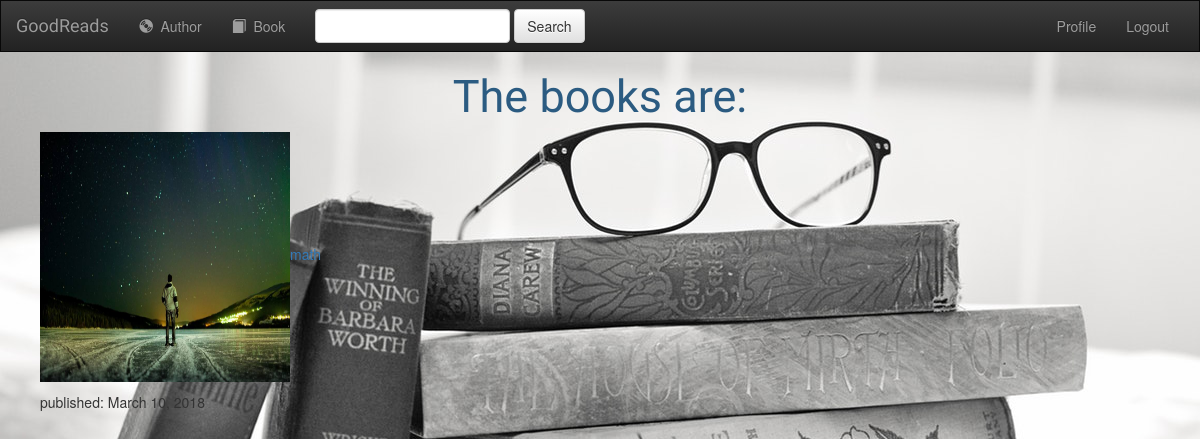
Before: /books/ (signed in) with the older database file.
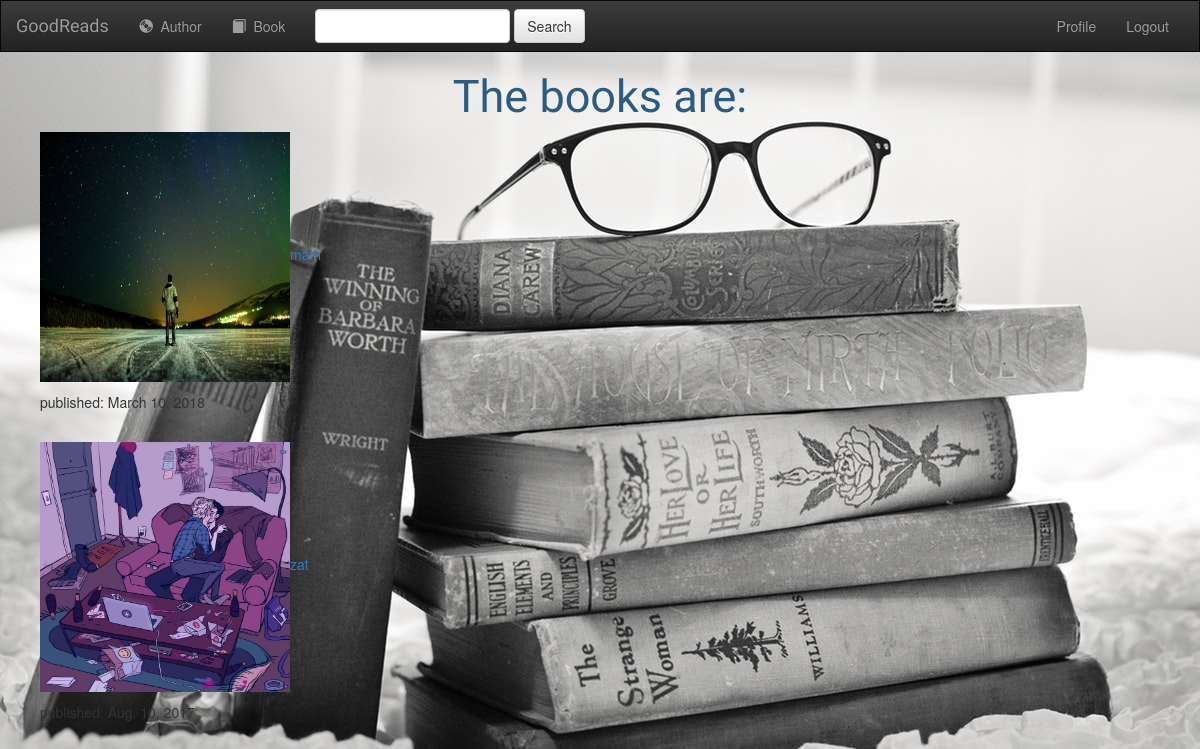
After: the same page with the newer database file.
### books/models.py (models this page shows, shortened)
class Books(models.Model):
    book_title = models.CharField(max_length= 100)
    book_category = models.ManyToManyField(BookCategory)
    book_description = models.TextField()
    published_at = models.DateField()
    book_cover = models.FileField(null=True,blank=True)
    Author = models.ForeignKey('Authors.Authors',null=True,on_delete=models.CASCADE)

### books/views.py (the view)
# urls.py: path('',login_required(views.index,"books","register"),name="books"),
def index(request):
    books = Books.objects.all()
    categories = BookCategory.objects.all()
    return render(request,'index.html',
    {'books':books,'categories':categories})

### books/templates/index.html
{% extends "base.html" %}
{% block content %}
    {% if books %}
            <h3 align ="center" style= "font-size: 45px; color: #2b5b81; font-family: 'satisfy';">The books are:</h3>
            <ul>
                {% for book in books %}
                <div id = indexes>
                          <p><a href = "/books/{{ book.id }}/" ><img src = "/media/{{ book.book_cover }}" width="250" height="250">{{book.book_title}} </a></p>
                          <p>published: {{ book.published_at }}</p>
                          <br>
                </div>
                {% endfor %}
            </ul>
        {% else %}
        <h3>you don't have any books</h3>
    {% endif %}
  </body>
{% endblock %}

Changed rows visible on the page:
added Books: book_cover (picture), book_title "zat", published_at "Aug. 10, 2017"
